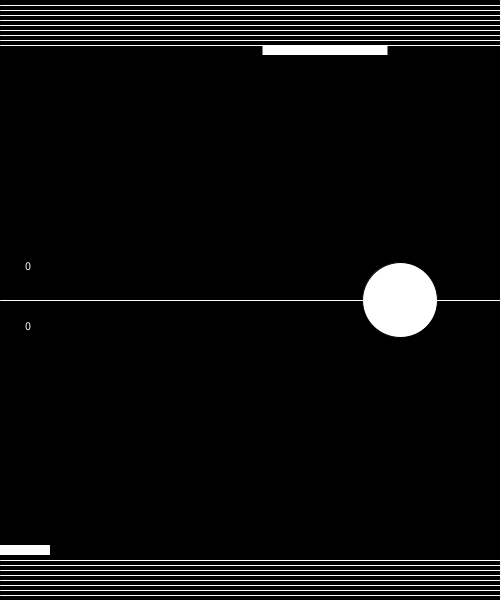
Frame 1 (no input)
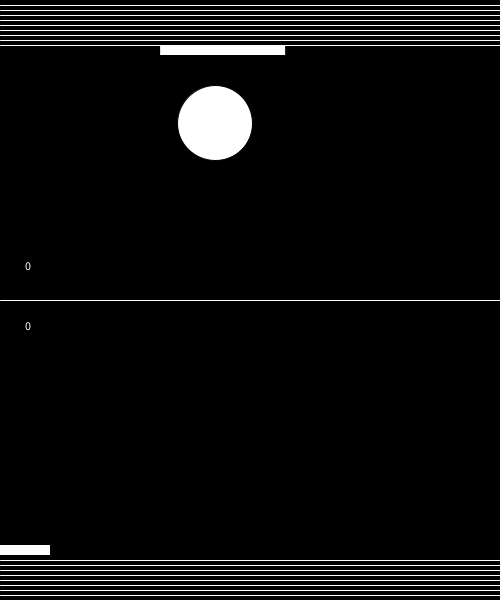
Frame 60 (the mouse pressed at the canvas centre just before this capture)
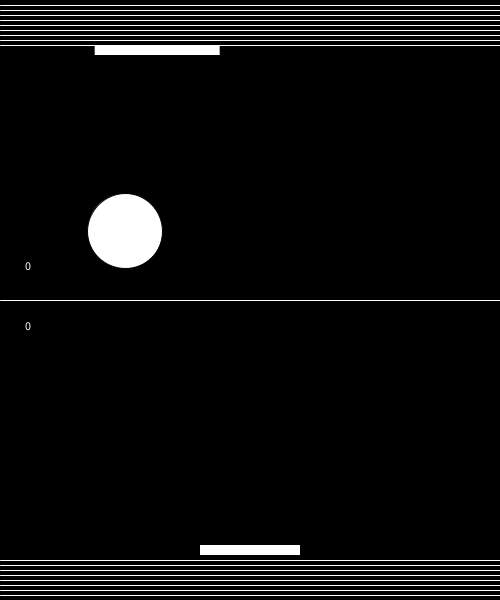
Frame 120 (the mouse held since frame 60 and released just before this capture)

The Processing sketch that drew these frames (run headless with seeded random() and noise(); from frame 60 on, the mouse is pressed at the canvas centre):

// Processing sketch: PONGFINALPROJECTOMGacceptable
// ── PONGFINALPROJECTOMGacceptable.pde
int myScore; // my score
int cpuScore; // the score of the computer
int numBalls = 1; // the number of balls
int numlowPaddles = 1; // the number of my paddles
int numhighPaddles = 1; // the number of cpu paddles
float goalLinestart = 555;
boolean moveUp=true, moveRight=true; // whether the ball is going up or right
Ball [] theBall = new Ball[numBalls]; // creating the array that holds the balls
Paddle [] lowPad = new Paddle[numlowPaddles]; // creating the array that holds my paddles
Paddle [] highPad = new Paddle[numhighPaddles]; // creating the array that holds cpu paddles

void setup() {

  size(500, 600); // display size
  rectMode(CENTER); // makes it so the rectangles are started from their center

  for (int i=0; i<numBalls; i++) {

    theBall[i] = new Ball(color(255), width*.8, height*.5, 5, 3, 75, 75); //populates balls
  }// end for loop

  for (int i=0; i<numlowPaddles; i++) {

    lowPad[i] = new Paddle(color(255), mouseX, 550, random(1, 6), random(1, 6), 100, 10);//populates my paddles
  }// end for loop

  for (int i=0; i<numhighPaddles; i++) {

    highPad[i]  = new Paddle(color(255), width/2, 50, random(1, 6), random(1, 6), 125, 10);
  }//populates my paddles
}// end setup

void draw() {

  background(0);// color of the background

  text(myScore, 25, height/2+30); // display my score
  text(cpuScore, 25, height/2-30); // display cpu score

  theBall[0].display(); // activate the display section of the class
  theBall[0].motion(); // activate the motion section of the class

  lowPad[0].display(); // activate the display section of the class
  lowPad[0].motion(); // activate the motion section of the class

  highPad[0].display(); // activate the display section of the class
  highPad[0].motion(); // activate the motion section of the class

  if ((abs (theBall[0].elliY-lowPad[0].rect2Y))<(theBall[0].elliYDiam-35)&& (abs(theBall[0].elliX-mouseX))<(theBall[0].elliYDiam-35)) {
    moveUp=!moveUp;// make it stop going up or continue going up
  }// end if

  if ((abs (theBall[0].elliY-highPad[0].rect2Y))<(theBall[0].elliYDiam-35)&& (abs(theBall[0].elliX-highPad[0].rect2X))<(theBall[0].elliYDiam-35)) {

    moveUp=!moveUp;// make it stop going up or continue going up
  }// end if



  if (myScore == 10) {
    noLoop();
    textSize(25);
    fill(255);
    stroke(255);
    textMode(CENTER);
    text("You Won!", width/2, height/2);
    text("press Enter to play again", width/2-150, height/2+30);
  }

  if (cpuScore == 10) {
    noLoop();
    textMode(CENTER);
    fill(255);
    stroke(255);
    textSize(25);
    text("You Lost!", width/2, height/2);
    text("press Enter to play again", width/2-150, height/2+30);
  }

  stroke(255);
  line(0, height/2, width, height/2);

  goalLinestart = 555;
  stroke(255);
  line(0, goalLinestart+5, width, goalLinestart+5);
  line(0, goalLinestart+10, width, goalLinestart+10);
  line(0, goalLinestart+15, width, goalLinestart+15);
  line(0, goalLinestart+20, width, goalLinestart+20);
  line(0, goalLinestart+25, width, goalLinestart+25);
  line(0, goalLinestart+30, width, goalLinestart+30);
  line(0, goalLinestart+35, width, goalLinestart+35);
  line(0, goalLinestart+40, width, goalLinestart+40);
  line(0, goalLinestart+45, width, goalLinestart+45);
  goalLinestart = 0;
  line(0, goalLinestart+5, width, goalLinestart+5);
  line(0, goalLinestart+10, width, goalLinestart+10);
  line(0, goalLinestart+15, width, goalLinestart+15);
  line(0, goalLinestart+20, width, goalLinestart+20);
  line(0, goalLinestart+25, width, goalLinestart+25);
  line(0, goalLinestart+30, width, goalLinestart+30);
  line(0, goalLinestart+35, width, goalLinestart+35);
  line(0, goalLinestart+40, width, goalLinestart+40);
  line(0, goalLinestart+45, width, goalLinestart+45);
}// end draw

void keyPressed() {
  if (key == ENTER) {
    loop();
    myScore = 0;
    cpuScore = 0;
  }// end if
}// end keypressed
// ── ballClass.pde
class Ball {
  // first the the class all of the variables and types it will use

  color c; // color of the ball
  float elliX; // x position of the ball
  float elliY; // y position of the ball
  float elliHorizSpeed; // x speed of the ball
  float elliVertSpeed; // y speed of the ball
  float elliXDiam; // width of the ball
  float elliYDiam; // height of the ball

  //then some weird stuff called the constructor 

  Ball(color cTemp, float elliXTemp, float elliYTemp, float elliHorizSpeedTemp, float elliVertSpeedTemp, float elliXDiamTemp, float elliYDiamTemp) {
    c = cTemp;
    elliX = elliXTemp;
    elliY = elliYTemp;
    elliHorizSpeed = elliHorizSpeedTemp;
    elliVertSpeed = elliVertSpeedTemp;
    elliXDiam = elliXDiamTemp;
    elliYDiam = elliYDiamTemp;
  }// end constructor 

  // next come the methods for the ball objects
  // the methods these are the actions the object will perform

  void display() {
    fill(c); // fill it that color
    stroke(0); // make the edge black
    ellipse(elliX, elliY, elliXDiam, elliYDiam); // display the ellipse
  }// end method display

  void motion() {


    if (moveUp) { //if 1
      elliY-=elliVertSpeed; // make it know that up means go up
    } else {
      elliY+=elliVertSpeed; // make it know that down means go down
    }//end if1

    if (moveRight) {//if 3
      elliX+=elliHorizSpeed;// make it know that right means go right
    } else {
      elliX-=elliHorizSpeed;// make it know that left means go left
    }//end if 3

    if (elliY<25) {
      moveUp=false; // stop where you're going and go the other way
      myScore +=1; // add a point
    }// end if

    if (elliY + elliXDiam >height+25) {
      moveUp=true; // stop where you're going and go the other way
      cpuScore +=1; // add a point
    }// end if

    if (elliX<25) {
      moveRight=true; // move right
    }// end if

    if (elliX + elliXDiam>width+25) {
      moveRight=false; // dont move right
    }// end if
  }// end motion method
}// end class
// ── paddleClass.pde
class Paddle {
  // first the the class all of the variables and types it will use

  color c;// color of the paddle
  float rect2X;// x position of the paddle
  float rect2Y;// y position of the paddle
  float rect2HorizSpeed; // x speed of the paddle
  float rect2VertSpeed; // y speed of the paddle
  float rect2Width;// width of the paddle 
  float rect2Height;// height of the paddle
  float tymeX;// part of making the computer human
  float xPos;// part of making the computer human

  //then some weird stuff called the constructor 

  Paddle(color cTemp, float rect2XTemp, float rect2YTemp, float rect2HorizSpeedTemp, float rect2VertSpeedTemp, float rect2WidthTemp, float rect2HeightTemp) {
    c = cTemp;
    rect2X = rect2XTemp;
    rect2Y = rect2YTemp;
    rect2HorizSpeed = rect2HorizSpeedTemp;
    rect2VertSpeed = rect2VertSpeedTemp;
    rect2Width = rect2WidthTemp;
    rect2Height = rect2HeightTemp;
  }// end constructor 

  // next come the methods for the ball objects
  // the methods these are the actions the object will perform

  void display() {
     rectMode(CENTER);
    fill(c); // fill it that color
    noStroke(); // no stroke
    rect(rect2X, rect2Y, rect2Width, rect2Height); // display that rectangle
  }// end method display

  void motion() {
    rectMode(CENTER);
      tymeX+=.01;// part of making the computer human
    highPad[0].rect2X = theBall[0]. elliX + xPos*(frameRate*.01)-80; // the x val of the ball is the same as the paddle
    lowPad[0].rect2X = mouseX; //the x val of the paddle is mouseX
     xPos=noise(tymeX)*450;// part of making the computer human
  }// end motion method
}// end class
